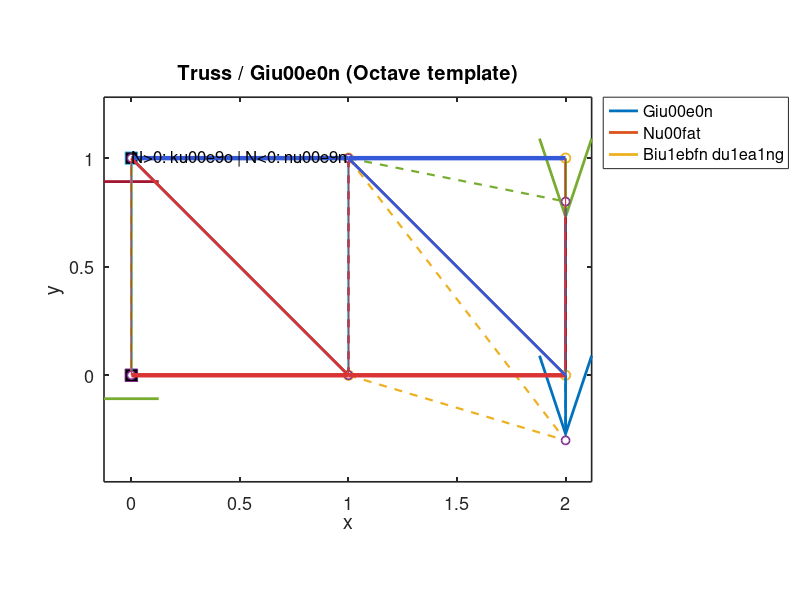

Write MATLAB code to recreate this figure.
function plot_truss_template_demo()
  % =========================
  % DEMO DATA (b\u1ea1n thay b\u1eb1ng data c\u1ee7a b\u1ea1n)
  % =========================
  nodes = [ ...
    0 0;
    1 0;
    2 0;
    0 1;
    1 1;
    2 1
  ];

  % elements: [i j] (1-based index)
  elems = [ ...
    1 2; 2 3;
    4 5; 5 6;
    1 4; 2 5; 3 6;
    4 2; 5 3
  ];

  % supports: [node_id fixX fixY] (1 = fixed, 0 = free)
  supports = [ ...
    1 1 1;
    4 1 1
  ];

  % nodal loads: [node_id Fx Fy]
  loads = [ ...
    3 0 -1;
    6 0 -1
  ];

  % Optional results (n\u1ebfu b\u1ea1n c\u00f3)
  % U: size = (2*nnode, 1), [u1 v1 u2 v2 ...]'
  nnode = rows(nodes);
  U = zeros(2*nnode,1);
  U(2*3) = -0.03;   % demo v\u00f5ng
  U(2*6) = -0.02;

  % N: axial force per element (size = nelem x 1), (+) k\u00e9o, (-) n\u00e9n
  N = [ 1; 1; -1; -1; 0; 0; 0; 0.5; -0.5 ];

  % =========================
  % PLOT
  % =========================
  figure(1); clf;
  plot_truss(nodes, elems, supports, loads, ...
             "U", U, "deform_scale", 10, ...
             "N", N, "show_member_forces", true);
endfunction


function plot_truss(nodes, elems, supports, loads, varargin)
  % plot_truss(nodes, elems, supports, loads, "U", U, "deform_scale", s, "N", N, "show_member_forces", tf)
  %
  % nodes   : (n x 2) [x y]
  % elems   : (m x 2) [i j]  (1-based)
  % supports: (k x 3) [node_id fixX fixY]
  % loads   : (p x 3) [node_id Fx Fy]
  %
  % Options:
  %   "U" (2n x 1)            displacement vector
  %   "deform_scale" (scalar) scale factor for deformed shape
  %   "N" (m x 1)             axial forces per element
  %   "show_member_forces"    true/false

  % ---- defaults
  U = [];
  deform_scale = 1.0;
  N = [];
  show_member_forces = false;

  % ---- parse options
  i = 1;
  while i <= numel(varargin)
    key = varargin{i};
    if (i == numel(varargin)), error("Option %s missing value", key); endif
    val = varargin{i+1};
    switch lower(key)
      case "u"
        U = val;
      case "deform_scale"
        deform_scale = val;
      case "n"
        N = val;
      case "show_member_forces"
        show_member_forces = logical(val);
      otherwise
        error("Unknown option: %s", key);
    endswitch
    i += 2;
  endwhile

  % ---- cosmetics
  try, graphics_toolkit("qt"); catch, end_try_catch

  axis equal; hold on; box on;
  set(gca, "fontsize", 13, "linewidth", 1.2);
  xlabel("x"); ylabel("y");

  nnode = rows(nodes);
  nelem = rows(elems);

  % ---- draw undeformed truss
  lw = 2.0;
  for e = 1:nelem
    a = elems(e,1); b = elems(e,2);
    xa = nodes(a,1); ya = nodes(a,2);
    xb = nodes(b,1); yb = nodes(b,2);
    plot([xa xb],[ya yb], "-", "linewidth", lw);
  endfor

  % ---- draw nodes (white circles)
  plot(nodes(:,1), nodes(:,2), "o", "markersize", 7, "markerfacecolor", "w", "linewidth", 1.3);

  % ---- supports
  if !isempty(supports)
    draw_supports(nodes, supports);
  endif

  % ---- loads (arrows)
  if !isempty(loads)
    draw_loads(nodes, loads);
  endif

  % ---- deformed shape
  if !isempty(U)
    if rows(U) != 2*nnode, error("U must be (2*nnode x 1)"); endif
    def = nodes;
    def(:,1) += deform_scale * U(1:2:end);
    def(:,2) += deform_scale * U(2:2:end);

    % deformed elements (dashed)
    for e = 1:nelem
      a = elems(e,1); b = elems(e,2);
      plot([def(a,1) def(b,1)], [def(a,2) def(b,2)], "--", "linewidth", 1.6);
    endfor
    plot(def(:,1), def(:,2), "o", "markersize", 6, "markerfacecolor", "w", "linewidth", 1.2);
  endif

  % ---- member force coloring (optional)
  if show_member_forces && !isempty(N)
    if rows(N) != nelem, error("N must be (nelem x 1)"); endif
    overlay_member_forces(nodes, elems, N);
  endif

  title("Truss / Gi\u00e0n (Octave template)");
  legend_entries = {"Gi\u00e0n", "N\u00fat"};
  if !isempty(U), legend_entries{end+1} = "Bi\u1ebfn d\u1ea1ng"; endif
  legend(legend_entries, "location", "bestoutside");
  hold off;
endfunction


function draw_supports(nodes, supports)
  % Very simple icons:
  % - fixed in X & Y: square base (like pin/roller simplified)
  % - fixed only Y or X: smaller marker

  s = mean(range(nodes)); if s == 0, s = 1; endif
  a = 0.06*s;  % icon size

  for i = 1:rows(supports)
    nid = supports(i,1);
    fx  = supports(i,2);
    fy  = supports(i,3);
    x = nodes(nid,1); y = nodes(nid,2);

    if (fx==1 && fy==1)
      % "fixed" marker: small filled square + ground line
      plot(x, y, "s", "markersize", 9, "markerfacecolor", "k");
      plot([x-1.4*a x+1.4*a], [y-1.2*a y-1.2*a], "-", "linewidth", 2.0);
    else
      % partial constraint: triangle-ish marker
      plot([x-a x x+a x-a], [y-a y-1.3*a y-a y-a], "-", "linewidth", 2.0);
    endif
  endfor
endfunction


function draw_loads(nodes, loads)
  % Uses quiver; auto scaling for nicer arrows
  Fx = loads(:,2); Fy = loads(:,3);
  mag = max(sqrt(Fx.^2 + Fy.^2));
  if mag == 0, return; endif

  s = mean(range(nodes)); if s == 0, s = 1; endif
  scale = 0.18*s / mag;

  for i = 1:rows(loads)
    nid = loads(i,1);
    fx = loads(i,2); fy = loads(i,3);
    x = nodes(nid,1); y = nodes(nid,2);
    quiver(x, y, fx*scale, fy*scale, 0, "linewidth", 2.0, "maxheadsize", 0.8);
  endfor
endfunction


function overlay_member_forces(nodes, elems, N)
  % Overlay colored lines by axial force:
  % - tension (N>0): warm
  % - compression (N<0): cool
  % Note: Octave/MATLAB colors differ slightly, but this looks good.
  nelem = rows(elems);
  maxN = max(abs(N));
  if maxN == 0, maxN = 1; endif

  for e = 1:nelem
    a = elems(e,1); b = elems(e,2);
    xa = nodes(a,1); ya = nodes(a,2);
    xb = nodes(b,1); yb = nodes(b,2);

    t = N(e)/maxN;           % [-1..1]
    if t >= 0
      col = [0.85 0.2 0.2];  % tension
    else
      col = [0.2 0.35 0.85]; % compression
    endif
    alpha = 0.25 + 0.75*abs(t); % thickness factor
    plot([xa xb],[ya yb], "-", "linewidth", 3.2*alpha, "color", col);
  endfor

  % force legend text
  text(min(nodes(:,1)), max(nodes(:,2)), sprintf("N>0: k\u00e9o | N<0: n\u00e9n"), "fontsize", 12);
endfunction


function r = range(x)
  % helper: range along each column
  r = max(x) - min(x);
endfunction
